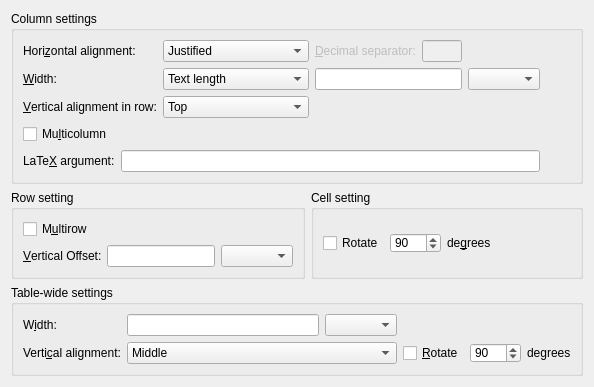
     <widget class="QWidget" name="Settings">
      <attribute name="title">
       <string>&amp;Table Settings</string>
      </attribute>
      <layout class="QGridLayout" name="gridLayout_10">
       <item row="1" column="0">
        <widget class="QGroupBox" name="groupBox">
         <property name="title">
          <string>Row setting</string>
         </property>
         <property name="flat">
          <bool>true</bool>
         </property>
         <layout class="QGridLayout" name="gridLayout_6">
          <item row="0" column="0">
           <widget class="QCheckBox" name="multirowCB">
            <property name="toolTip">
             <string>Merge cells of different rows</string>
            </property>
            <property name="text">
             <string>M&amp;ultirow</string>
            </property>
           </widget>
          </item>
          <item row="1" column="0">
           <layout class="QGridLayout" name="gridLayout_3">
            <item row="0" column="0">
             <widget class="QLabel" name="multirowOffsetLA">
              <property name="toolTip">
               <string/>
              </property>
              <property name="text">
               <string>&amp;Vertical Offset:</string>
              </property>
              <property name="buddy">
               <cstring>multirowOffsetED</cstring>
              </property>
             </widget>
            </item>
            <item row="0" column="1">
             <widget class="QLineEdit" name="multirowOffsetED">
              <property name="enabled">
               <bool>true</bool>
              </property>
              <property name="toolTip">
               <string>Optional vertical offset</string>
              </property>
              <property name="inputMethodHints">
               <set>Qt::ImhFormattedNumbersOnly</set>
              </property>
              <property name="text">
               <string/>
              </property>
             </widget>
            </item>
            <item row="0" column="2">
             <widget class="lyx::frontend::LengthCombo" name="multirowOffsetUnitLC">
              <property name="inputMethodHints">
               <set>Qt::ImhFormattedNumbersOnly|Qt::ImhLatinOnly</set>
              </property>
             </widget>
            </item>
           </layout>
          </item>
         </layout>
        </widget>
       </item>
       <item row="1" column="1">
        <widget class="QGroupBox" name="groupBox_2">
         <property name="title">
          <string>Cell setting</string>
         </property>
         <property name="flat">
          <bool>true</bool>
         </property>
         <layout class="QGridLayout" name="gridLayout_5">
          <item row="0" column="0">
           <layout class="QHBoxLayout" name="horizontalLayout_3">
            <item>
             <widget class="QCheckBox" name="rotateCellCB">
              <property name="toolTip">
               <string>Rotate this cell by 90 degrees</string>
              </property>
              <property name="text">
               <string>Rotate</string>
              </property>
             </widget>
            </item>
            <item>
             <widget class="QSpinBox" name="rotateCellAngleSB">
              <property name="maximumSize">
               <size>
                <width>51</width>
                <height>20</height>
               </size>
              </property>
              <property name="toolTip">
               <string>rotation angle</string>
              </property>
              <property name="minimum">
               <number>-180</number>
              </property>
              <property name="maximum">
               <number>180</number>
              </property>
              <property name="singleStep">
               <number>5</number>
              </property>
              <property name="value">
               <number>90</number>
              </property>
             </widget>
            </item>
            <item>
             <widget class="QLabel" name="rotateCellLA">
              <property name="text">
               <string>de&amp;grees</string>
              </property>
              <property name="buddy">
               <cstring>rotateCellAngleSB</cstring>
              </property>
             </widget>
            </item>
            <item>
             <spacer name="horizontalSpacer_3">
              <property name="orientation">
               <enum>Qt::Horizontal</enum>
              </property>
              <property name="sizeHint" stdset="0">
               <size>
                <width>13</width>
                <height>41</height>
               </size>
              </property>
             </spacer>
            </item>
           </layout>
          </item>
         </layout>
        </widget>
       </item>
       <item row="2" column="0" colspan="2">
        <widget class="QGroupBox" name="tabAlignmentGB">
         <property name="enabled">
          <bool>true</bool>
         </property>
         <property name="title">
          <string>Table-wide settings</string>
         </property>
         <property name="flat">
          <bool>true</bool>
         </property>
         <layout class="QGridLayout" name="gridLayout_4">
          <item row="0" column="0">
           <widget class="QLabel" name="tabularWidthLA">
            <property name="text">
             <string>W&amp;idth:</string>
            </property>
            <property name="buddy">
             <cstring>tabularWidthED</cstring>
            </property>
           </widget>
          </item>
          <item row="0" column="1">
           <widget class="QLineEdit" name="tabularWidthED">
            <property name="inputMethodHints">
             <set>Qt::ImhFormattedNumbersOnly</set>
            </property>
           </widget>
          </item>
          <item row="0" column="2">
           <widget class="lyx::frontend::LengthCombo" name="tabularWidthUnitLC">
            <property name="inputMethodHints">
             <set>Qt::ImhFormattedNumbersOnly|Qt::ImhLatinOnly</set>
            </property>
           </widget>
          </item>
          <item row="1" column="0">
           <widget class="QLabel" name="TableAlignLA">
            <property name="text">
             <string>Verti&amp;cal alignment:</string>
            </property>
            <property name="buddy">
             <cstring>TableAlignCO</cstring>
            </property>
           </widget>
          </item>
          <item row="1" column="3">
           <layout class="QHBoxLayout" name="horizontalLayout_4">
            <item>
             <widget class="QCheckBox" name="rotateTabularCB">
              <property name="enabled">
               <bool>true</bool>
              </property>
              <property name="toolTip">
               <string>Rotate the table by 90 degrees</string>
              </property>
              <property name="text">
               <string>&amp;Rotate</string>
              </property>
             </widget>
            </item>
            <item>
             <widget class="QSpinBox" name="rotateTabularAngleSB">
              <property name="maximumSize">
               <size>
                <width>51</width>
                <height>20</height>
               </size>
              </property>
              <property name="toolTip">
               <string>rotation angle</string>
              </property>
              <property name="minimum">
               <number>-180</number>
              </property>
              <property name="maximum">
               <number>180</number>
              </property>
              <property name="singleStep">
               <number>5</number>
              </property>
              <property name="value">
               <number>90</number>
              </property>
             </widget>
            </item>
            <item>
             <widget class="QLabel" name="rotateTabularLA">
              <property name="text">
               <string>degrees</string>
              </property>
              <property name="buddy">
               <cstring>rotateTabularAngleSB</cstring>
              </property>
             </widget>
            </item>
           </layout>
          </item>
          <item row="1" column="1" colspan="2">
           <widget class="QComboBox" name="TableAlignCO">
            <property name="toolTip">
             <string>Vertical alignment of the table</string>
            </property>
            <property name="currentIndex">
             <number>1</number>
            </property>
            <item>
             <property name="text">
              <string>Top</string>
             </property>
            </item>
            <item>
             <property name="text">
              <string>Middle</string>
             </property>
            </item>
            <item>
             <property name="text">
              <string>Bottom</string>
             </property>
            </item>
           </widget>
          </item>
         </layout>
        </widget>
       </item>
       <item row="0" column="0" colspan="2">
        <widget class="QGroupBox" name="GroupBox12">
         <property name="title">
          <string>Column settings</string>
         </property>
         <property name="flat">
          <bool>true</bool>
         </property>
         <layout class="QGridLayout" name="gridLayout_9">
          <item row="0" column="0">
           <layout class="QGridLayout" name="gridLayout">
            <item row="1" column="1">
             <widget class="QComboBox" name="columnTypeCO">
              <property name="toolTip">
               <string>&lt;html&gt;&lt;head/&gt;&lt;body&gt;&lt;p&gt;Column width type:&lt;/p&gt;&lt;p&gt;* Text Length: Stretch to text width&lt;/p&gt;&lt;p&gt;* Variable: Adjust to match table width&lt;/p&gt;&lt;p&gt;* Custom: Fixed custom width&lt;/p&gt;&lt;/body&gt;&lt;/html&gt;</string>
              </property>
              <item>
               <property name="text">
                <string>Text length</string>
               </property>
              </item>
              <item>
               <property name="text">
                <string>Variable[[Width]]</string>
               </property>
              </item>
              <item>
               <property name="text">
                <string>Custom[[Width]]</string>
               </property>
              </item>
             </widget>
            </item>
            <item row="0" column="1">
             <widget class="QComboBox" name="hAlignCO">
              <property name="toolTip">
               <string>Horizontal alignment in column</string>
              </property>
              <item>
               <property name="text">
                <string>Justified</string>
               </property>
              </item>
              <item>
               <property name="text">
                <string>Left</string>
               </property>
              </item>
              <item>
               <property name="text">
                <string>Center</string>
               </property>
              </item>
              <item>
               <property name="text">
                <string>Right</string>
               </property>
              </item>
              <item>
               <property name="text">
                <string>At Decimal Separator</string>
               </property>
              </item>
             </widget>
            </item>
            <item row="1" column="0">
             <widget class="QLabel" name="columnWidthLA">
              <property name="text">
               <string>&amp;Width:</string>
              </property>
              <property name="buddy">
               <cstring>columnTypeCO</cstring>
              </property>
             </widget>
            </item>
            <item row="2" column="2">
             <spacer name="horizontalSpacer_2">
              <property name="orientation">
               <enum>Qt::Horizontal</enum>
              </property>
              <property name="sizeHint" stdset="0">
               <size>
                <width>109</width>
                <height>20</height>
               </size>
              </property>
             </spacer>
            </item>
            <item row="0" column="0">
             <widget class="QLabel" name="hAlignLA">
              <property name="text">
               <string>Hori&amp;zontal alignment:</string>
              </property>
              <property name="buddy">
               <cstring>hAlignCO</cstring>
              </property>
             </widget>
            </item>
            <item row="2" column="1">
             <widget class="QComboBox" name="vAlignCO">
              <property name="toolTip">
               <string>Specifies the vertical alignment of this cell in relation to the baseline of the row.</string>
              </property>
              <item>
               <property name="text">
                <string>Top</string>
               </property>
              </item>
              <item>
               <property name="text">
                <string>Middle</string>
               </property>
              </item>
              <item>
               <property name="text">
                <string>Bottom</string>
               </property>
              </item>
             </widget>
            </item>
            <item row="2" column="0">
             <widget class="QLabel" name="vAlignLA">
              <property name="text">
               <string>&amp;Vertical alignment in row:</string>
              </property>
              <property name="buddy">
               <cstring>vAlignCO</cstring>
              </property>
             </widget>
            </item>
            <item row="1" column="2">
             <layout class="QHBoxLayout" name="horizontalLayout_2">
              <item>
               <widget class="QLineEdit" name="columnWidthED">
                <property name="enabled">
                 <bool>true</bool>
                </property>
                <property name="toolTip">
                 <string>Custom width of the column</string>
                </property>
                <property name="inputMethodHints">
                 <set>Qt::ImhFormattedNumbersOnly</set>
                </property>
                <property name="text">
                 <string/>
                </property>
               </widget>
              </item>
              <item>
               <widget class="lyx::frontend::LengthCombo" name="columnWidthUnitLC">
                <property name="inputMethodHints">
                 <set>Qt::ImhFormattedNumbersOnly|Qt::ImhLatinOnly</set>
                </property>
               </widget>
              </item>
             </layout>
            </item>
            <item row="0" column="2">
             <layout class="QHBoxLayout" name="horizontalLayout">
              <item>
               <widget class="QLabel" name="decimalLA">
                <property name="enabled">
                 <bool>false</bool>
                </property>
                <property name="text">
                 <string>&amp;Decimal separator:</string>
                </property>
                <property name="buddy">
                 <cstring>decimalPointED</cstring>
                </property>
               </widget>
              </item>
              <item>
               <widget class="QLineEdit" name="decimalPointED">
                <property name="enabled">
                 <bool>false</bool>
                </property>
                <property name="sizePolicy">
                 <sizepolicy hsizetype="Minimum" vsizetype="Fixed">
                  <horstretch>0</horstretch>
                  <verstretch>0</verstretch>
                 </sizepolicy>
                </property>
                <property name="maximumSize">
                 <size>
                  <width>40</width>
                  <height>16777215</height>
                 </size>
                </property>
                <property name="inputMask">
                 <string/>
                </property>
                <property name="text">
                 <string/>
                </property>
                <property name="maxLength">
                 <number>32767</number>
                </property>
                <property name="alignment">
                 <set>Qt::AlignCenter</set>
                </property>
               </widget>
              </item>
              <item>
               <spacer name="horizontalSpacer">
                <property name="orientation">
                 <enum>Qt::Horizontal</enum>
                </property>
                <property name="sizeHint" stdset="0">
                 <size>
                  <width>78</width>
                  <height>20</height>
                 </size>
                </property>
               </spacer>
              </item>
             </layout>
            </item>
           </layout>
          </item>
          <item row="0" column="1">
           <spacer name="horizontalSpacer_5">
            <property name="orientation">
             <enum>Qt::Horizontal</enum>
            </property>
            <property name="sizeHint" stdset="0">
             <size>
              <width>31</width>
              <height>20</height>
             </size>
            </property>
           </spacer>
          </item>
          <item row="1" column="0">
           <widget class="QCheckBox" name="multicolumnCB">
            <property name="toolTip">
             <string>Merge cells of different columns</string>
            </property>
            <property name="text">
             <string>Mu&amp;lticolumn</string>
            </property>
           </widget>
          </item>
          <item row="2" column="0">
           <layout class="QHBoxLayout" name="horizontalLayout_5">
            <item>
             <widget class="QLabel" name="specialAlignmentLA">
              <property name="text">
               <string>LaTe&amp;X argument:</string>
              </property>
              <property name="buddy">
               <cstring>specialAlignmentED</cstring>
              </property>
             </widget>
            </item>
            <item>
             <widget class="QLineEdit" name="specialAlignmentED">
              <property name="toolTip">
               <string>Custom column format (LaTeX)</string>
              </property>
              <property name="whatsThis">
               <string/>
              </property>
              <property name="inputMethodHints">
               <set>Qt::ImhPreferLatin</set>
              </property>
             </widget>
            </item>
           </layout>
          </item>
         </layout>
        </widget>
       </item>
      </layout>
     </widget>
